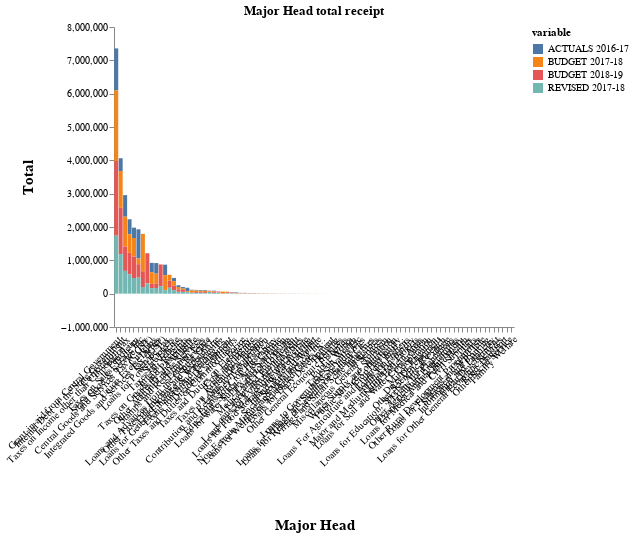

Notebook code for this chart:
### Code cell
df = pd.DataFrame({
    'index': groupby_Major['Major Head'],
    'BUDGET 2018-19': groupby_Major['BUDGET 2018-19'],
    'REVISED 2017-18' : groupby_Major['REVISED 2017-18'],
    'BUDGET 2017-18': groupby_Major['BUDGET 2017-18'],
    'ACTUALS 2016-17': groupby_Major['ACTUALS 2016-17']
})
alt.Chart(df.melt('index')).mark_bar().encode(
    alt.X('index:N', axis=alt.Axis(title='Major Head'), sort = alt.EncodingSortField(field = 'value',op = 'sum', order = 'descending')),
    alt.Y('value:Q', axis=alt.Axis(title='Total', grid=False)),
    color=alt.Color('variable:N'),
    tooltip=['value:Q', 'index:N', 'variable:N']
   
).configure_view(
    stroke='transparent'
    
).configure_axisX(
     labelAngle = 315,
    titlePadding = 50,
    titleFontSize = 15
    
).configure_axisY(
    titlePadding = 25,
    titleFontSize = 15
).properties(
    title='Major Head total receipt').interactive()

### Figure 1 — Vega-Lite specification as saved in the notebook (floating-point values rounded to 4 significant figures; data arrays with more than 128 entries replaced by an {"elided": "..."} marker saying what was removed)
{"$schema": "https://vega.github.io/schema/vega-lite/v2.6.0.json", "config": {"axisX": {"labelAngle": 315, "titleFontSize": 15, "titlePadding": 50}, "axisY": {"titleFontSize": 15, "titlePadding": 25}, "view": {"height": 300, "stroke": "transparent", "width": 400}}, "data": {"name": "data-a744e647ebf0922c5f9b8fbfbda4cf73"}, "datasets": {"data-a744e647ebf0922c5f9b8fbfbda4cf73": {"elided": "360 records"}}, "encoding": {"color": {"field": "variable", "type": "nominal"}, "tooltip": [{"field": "value", "type": "quantitative"}, {"field": "index", "type": "nominal"}, {"field": "variable", "type": "nominal"}], "x": {"axis": {"title": "Major Head"}, "field": "index", "sort": {"field": "value", "op": "sum", "order": "descending"}, "type": "nominal"}, "y": {"axis": {"grid": false, "title": "Total"}, "field": "value", "type": "quantitative"}}, "mark": "bar", "selection": {"selector058": {"bind": "scales", "encodings": ["x", "y"], "mark": {"fill": "#333", "fillOpacity": 0.125, "stroke": "white"}, "on": "[mousedown, window:mouseup] > window:mousemove!", "resolve": "global", "translate": "[mousedown, window:mouseup] > window:mousemove!", "type": "interval", "zoom": "wheel!"}}, "title": "Major Head total receipt"}
